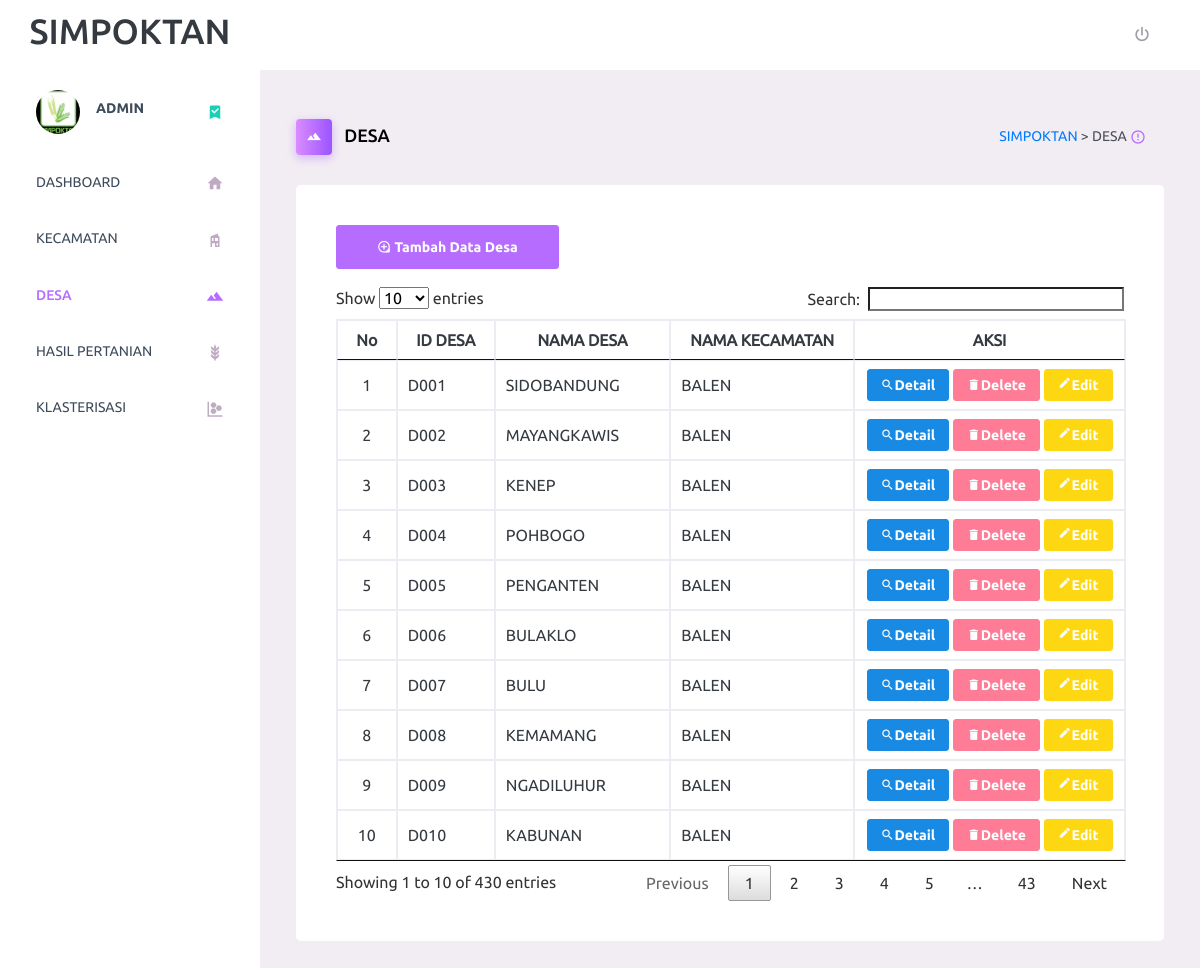
Page /index.php/c_desa on the committed database.
### tables this page shows
CREATE TABLE `desa` (
  `id_desa` varchar(20) NOT NULL,
  `nama_desa` varchar(20) NOT NULL,
  `id_kecamatan` varchar(20) NOT NULL
);

CREATE TABLE `kecamatan` (
  `id_kecamatan` varchar(20) NOT NULL,
  `nama_kecamatan` varchar(20) NOT NULL,
  `jumlah_desa` int(11) NOT NULL,
  `luas_area` varchar(20) NOT NULL,
  `kode_pos` varchar(20) NOT NULL,
  `alamat` varchar(100) NOT NULL,
  `telepon` varchar(20) NOT NULL,
  `email` varchar(50) NOT NULL
);

### application/controllers/C_desa.php (called while the page is built, shortened)
<?php
	class C_desa extends CI_Controller{
		public function index(){
			$desa = $this->M_data->tampil_desa()->result();
			$data['desa']= $desa;
			$data['list_kecamatan'] = $this->M_data->get('kecamatan');
			$desa = $desa[count($desa)-1];
			$desa = $desa->id_desa;
			$desa = str_replace("D", "", $desa);
			$desa = (int)$desa;
			$desa ++;
			$data['id_desa'] = $desa;
				$this->load->view('V_link');
				$this->load->view('V_navbar');
				$this->load->view('V_desa',$data);
		}
}
 ?>

### index.php (called while the page is built, shortened)
<?php
require_once BASEPATH.'core/CodeIgniter.php';

### application/models/M_data.php (called while the page is built, shortened)
<?php
class M_data extends CI_Model{
	public function tampil_desa(){
		return $this->db->get_where('desa,kecamatan','desa.id_kecamatan=kecamatan.id_kecamatan');
	}
}
 ?>

### application/views/V_desa.php (the view, shortened to what this page needs)
<body>
      <div class="main-panel">
        <div class="content-wrapper">
          <div class="page-header">
            <h3 class="page-title">
              <span class="page-title-icon bg-gradient-primary text-white mr-2">
                <i class="mdi mdi-image-filter-hdr"></i>
              </span>
              DESA
            </h3>
            <nav aria-label="breadcrumb">
              <ul class="breadcrumb">
                <li class="breadcrumb-item active" aria-current="page">
                  <span><a href="<?= site_url('C_dashboard/breadcrumb') ?>">SIMPOKTAN </a>> </span>DESA
                  <i class="mdi mdi-alert-circle-outline icon-sm text-primary align-middle"></i>
                </li>
              </ul>
            </nav>
          </div>
          <section class="content">
              <div class="card">
              <div class="card-body">
              <button class="btn btn-primary mdi mdi-loupe" data-toggle="modal" data-target="#exampleModal"> Tambah Data Desa</button>
              <br>
              <br>
          <table class="table-bordered" id="myTable">
                <thead>
                  <tr>
                      <th><center>No</center></th>
                      <th><center>ID DESA</center></th>
                      <th><center>NAMA DESA</center></th>
                      <th><center>NAMA KECAMATAN</center></th>
                      <th><center>AKSI</center></th>
                  </tr>
                </thead>
                <tbody>
                         <?php
                         $no = 1;
                         foreach ($desa as $ds) :
                         ?>
                  <tr>
                        <td><center><?php echo $no++ ?></center></td>
                        <td><?php echo $ds->id_desa ?></td>
                        <td><?php echo $ds->nama_desa ?></td>
                        <td><?php echo $ds->nama_kecamatan ?></td>
                        <td><center>
                            <a href="<?php echo base_url('c_hasilpertanian/detail_hasil/'.$ds->id_desa."/".$ds->nama_desa)?>">
                            <button class="mdi mdi-magnify btn btn-info btn-sm">Detail</button>
                            </a>
                            <a href="<?php echo base_url('c_desa/hapus_desa/'.$ds->id_desa."/".$ds->nama_desa)?>">
                            <button class="mdi mdi-delete btn btn-danger btn-sm " onclick="javascript: return confirm('HAPUS DATA DESA ?')">Delete</button>
                            </a>
                            <?php echo anchor('c_desa/edit_desa/'.$ds->id_desa,'<button class="mdi mdi-border-color btn btn-warning btn-sm">Edit</button>') ?>
                        </center></td>
                  </tr>
                        <?php endforeach; ?>
                </tbody>
          </table>
        </section>
      </div>
    </div>
    </div>
  </div>

### application/views/V_link.php (shortened to what this page needs)
<!DOCTYPE html>
<html lang="en">
<head>
  <link rel="stylesheet" href="<?= base_url() ?>assets/vendors/iconfonts/mdi/css/materialdesignicons.min.css">
  <link rel="stylesheet" href="<?= base_url() ?>assets/vendors/css/vendor.bundle.base.css">
  <link rel="stylesheet" href="<?= base_url() ?>assets/css/jquery.dataTables.min.css">
  <link rel="stylesheet" href="<?= base_url() ?>assets/css/style.css">
  <link rel="stylesheet" href="<?= base_url() ?>assets/css/dataTables.bootstrap4.min">
</head>

### application/views/V_navbar.php (shortened to what this page needs)
<div class="container-scroller">
  <nav class="navbar default-layout-navbar col-lg-12 col-12 p-0 fixed-top d-flex flex-row">
    <div class="text-center navbar-brand-wrapper d-flex align-items-center justify-content-center">
      <h1>SIMPOKTAN</h1>
    </div>
    <div class="navbar-menu-wrapper d-flex align-items-stretch">
      <ul class="navbar-nav navbar-nav-right">
        <li class="nav-item nav-logout d-none d-lg-block">
          <a class="nav-link" href="<?= site_url('C_login/logout') ?>">
            <i class="mdi mdi-power"></i>
          </a>
        </li>
      </ul>
    </div>
  </nav>
  <div class="container-fluid page-body-wrapper">
    <nav class="sidebar sidebar-offcanvas" id="sidebar">
      <ul class="nav">
        <li class="nav-item nav-profile">
          <a href="#" class="nav-link">
            <div class="nav-profile-image">
              <img src="<?= base_url() ?>assets/images/faces/simpoktan.png" alt="profile">
            </div>
            <div class="nav-profile-text d-flex flex-column">
              <span class="font-weight-bold mb-2">ADMIN</span>
            </div>
            <i class="mdi mdi-bookmark-check text-success nav-profile-badge"></i>
          </a>
        </li>
        <li class="nav-item">
          <a class="nav-link" href="<?= site_url() ?>c_login/dashboard">
            <span class="menu-title">DASHBOARD</span>
            <i class="mdi mdi-home menu-icon"></i>
          </a>
        </li>
        <li class="nav-item">
          <a class="nav-link" href="<?= site_url() ?>c_kecamatan/">
            <span class="menu-title">KECAMATAN</span>
            <i class="mdi mdi-home-modern menu-icon"></i>
          </a>
        </li>
        <li class="nav-item">
          <a class="nav-link" href="<?= site_url() ?>c_desa/">
            <span class="menu-title">DESA</span>
            <i class="mdi mdi-image-filter-hdr menu-icon"></i>
          </a>
        </li>
        <li class="nav-item">
          <a class="nav-link" href="<?= site_url() ?>c_hasilpertanian/">
            <span class="menu-title">HASIL PERTANIAN</span>
            <i class="mdi mdi-barley menu-icon"></i>
          </a>
        </li>
        <li class="nav-item">
          <a class="nav-link" href="<?= site_url() ?>c_klasterisasi/">
            <span class="menu-title">KLASTERISASI</span>
            <i class="mdi mdi-chart-scatterplot-hexbin menu-icon"></i>
          </a>
        </li>
      </ul>
    </nav>

### rows in the picture
desa: id_desa "D001", nama_desa "SIDOBANDUNG", id_kecamatan.nama_kecamatan "BALEN", id_desa "Edit"
desa: id_desa "D002", nama_desa "MAYANGKAWIS", id_kecamatan.nama_kecamatan "BALEN", id_desa "Edit"
desa: id_desa "D003", nama_desa "KENEP", id_kecamatan.nama_kecamatan "BALEN", id_desa "Edit"
desa: id_desa "D004", nama_desa "POHBOGO", id_kecamatan.nama_kecamatan "BALEN", id_desa "Edit"
desa: id_desa "D005", nama_desa "PENGANTEN", id_kecamatan.nama_kecamatan "BALEN", id_desa "Edit"
desa: id_desa "D006", nama_desa "BULAKLO", id_kecamatan.nama_kecamatan "BALEN", id_desa "Edit"
desa: id_desa "D007", nama_desa "BULU", id_kecamatan.nama_kecamatan "BALEN", id_desa "Edit"
desa: id_desa "D008", nama_desa "KEMAMANG", id_kecamatan.nama_kecamatan "BALEN", id_desa "Edit"
desa: id_desa "D009", nama_desa "NGADILUHUR", id_kecamatan.nama_kecamatan "BALEN", id_desa "Edit"
desa: id_desa "D010", nama_desa "KABUNAN", id_kecamatan.nama_kecamatan "BALEN", id_desa "Edit"
